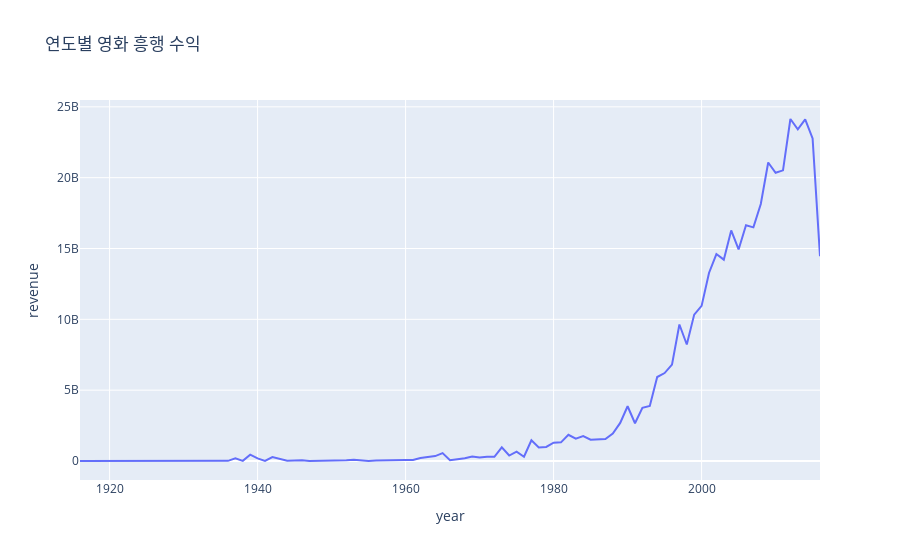

Notebook source saved alongside this figure:
### Code cell
fig = px.line(data_frame=revenue_by_year, x='year', y='revenue', title='연도별 영화 흥행 수익')
fig.show()
